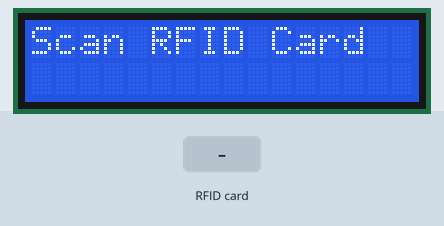
This sketch was run on a simulated ESP8266 (NodeMCU). On the bench: 16×2 character LCD. The test bench sets the inputs (shaded band). WiFi joins after 1.5 s; servers stay silent unless stated; what the sketch prints to the serial monitor is not drawn.

Above: at 3.3 s.
3.4 s: RFID card 5E 7A 19 C4 held to the reader
At 4.5 s:
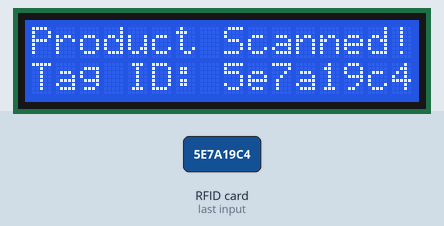
Timing chart, 0 to 6.4 s (numbered marks = the images above; inputs shaded):
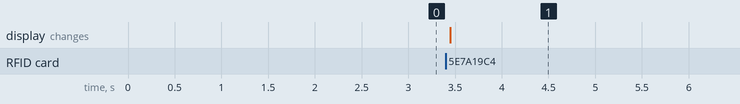

The sketch:

displayConnection.ino
```cpp
#include <Wire.h>
#include <LiquidCrystal_I2C.h>
#include <SPI.h>
#include <MFRC522.h>
#include <ESP8266WiFi.h>
#include <FirebaseESP8266.h>

// Token
// 🔹 Define Pins for RFID RC522
#define SS_PIN D4
#define RST_PIN D3

MFRC522 mfrc522(SS_PIN, RST_PIN);  // RFID reader
LiquidCrystal_I2C lcd(0x27, 16, 2);  // LCD with I2C address 0x27

// 🔹 WiFi Credentials
const char* WIFI_SSID = "AdvancedCollege";
const char* WIFI_PASSWORD = "acem@123";

// 🔹 Firebase Credentials
#define FIREBASE_HOST "https://aims-e842c-default-rtdb.firebaseio.com/"
#define FIREBASE_AUTH "AIzaSyCrOXfw92OgJLIjDh4MVeVluf0hU8NqDS0"

FirebaseData fbdo;
FirebaseAuth auth;
FirebaseConfig config;

// 🔹 Function to Connect WiFi
void connectWiFi() {
    WiFi.begin(WIFI_SSID, WIFI_PASSWORD);
    Serial.print("🔹 Connecting to WiFi");
    while (WiFi.status() != WL_CONNECTED) {
        Serial.print(".");
        delay(1000);
    }
    Serial.println("\n✅ Connected to WiFi!");
}

// 🔹 Function to Get Timestamp
String getCurrentTime() {
    return String(millis());  // Using millis() as a simple timestamp
}

// 🔹 Function to Store Data in Firebase
bool storeDataInFirebase(String tagID) {
    FirebaseJson json;
    json.set("timestamp", getCurrentTime());  // Store timestamp
    json.set("tagID", tagID);                 // Store tag ID

    String entryPath = "/products/" + tagID;

    Serial.print("🔹 Writing to Firebase: ");
    Serial.println(entryPath);

    if (Firebase.setJSON(fbdo, entryPath.c_str(), json)) {
        Serial.println("✅ Data stored successfully in Firebase!");
        return true;
    } else {
        Serial.print("❌ Firebase Error: ");
        Serial.println(fbdo.errorReason());
        return false;
    }
}

void setup() {
    Serial.begin(115200);
    SPI.begin();
    mfrc522.PCD_Init();
    lcd.init();
    lcd.backlight();
    lcd.setCursor(0, 0);
    lcd.print("Scan RFID Card");

    connectWiFi();  // Connect to WiFi

    // 🔹 Setup Firebase
    config.host = FIREBASE_HOST;
    config.signer.tokens.legacy_token = FIREBASE_AUTH;
    Firebase.begin(&config, &auth);
    Firebase.reconnectWiFi(true);

    Serial.println("✅ System Ready!");
}

void loop() {
    if (!mfrc522.PICC_IsNewCardPresent() || !mfrc522.PICC_ReadCardSerial()) {
        return;
    }

    String tagID = "";
    for (byte i = 0; i < mfrc522.uid.size; i++) {
        tagID += String(mfrc522.uid.uidByte[i], HEX);
    }

    Serial.print("\n📌 Scanned RFID Tag: ");
    Serial.println(tagID);

    lcd.clear();
    lcd.setCursor(0, 0);
    lcd.print("Product Scanned!");
    lcd.setCursor(0, 1);
    lcd.print("Tag ID: " + tagID);

    // 🔹 Store Scanned Data in Firebase
    storeDataInFirebase(tagID);

    delay(2000);
}
```

Measured:
- after the input at 3.4 s, the display: changes after 0.05 s (image 1)
